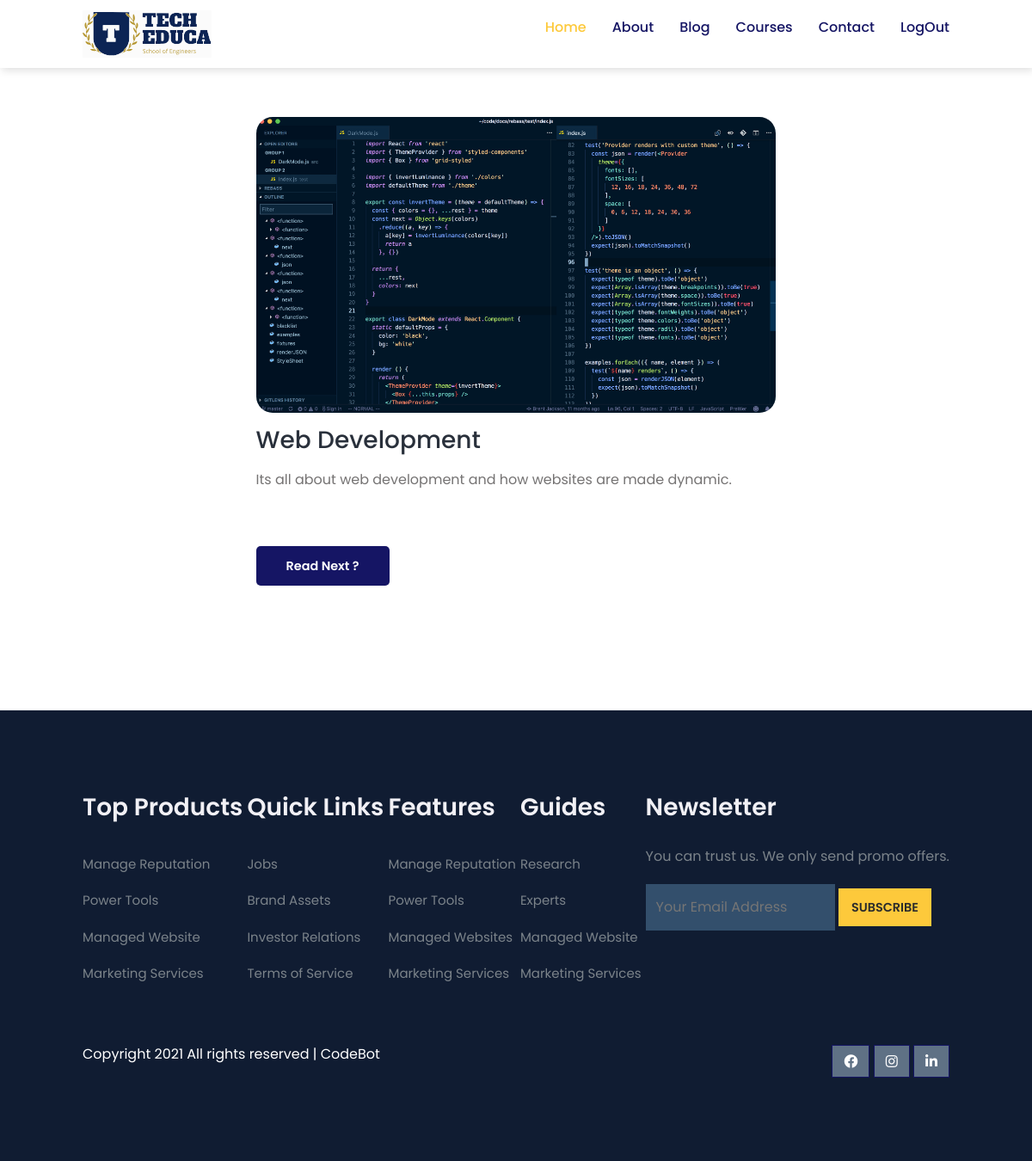
The page /blog/web-development/ (signed in) on the database its author committed.
### blog/models.py (models this page shows, shortened)
class Post(models.Model):
    title = models.CharField(max_length=200)
    slug = models.SlugField(unique=True, blank=True)  # For clean URLs
    image = models.ImageField(upload_to='blog_images/', blank=True, null=True)
    content = models.TextField()
    created_at = models.DateTimeField(auto_now_add=True)
    extra_details = models.TextField(blank=True, null=True)  # Only for Paid Users
    author = models.ForeignKey(CustomUser, on_delete=models.CASCADE,null=True)

### blog/views.py (the view)
# urls.py: path('<slug:slug>/', views.blog_detail, name='blog_detail'),
def blog_detail(request, slug):
    post = get_object_or_404(Post, slug=slug)
    next_post = Post.objects.filter(created_at__gt=post.created_at).order_by('created_at').first()
    return render(request, 'blog/blog_detail.html', {'post': post, 'next_post': next_post})

### blog/templates/blog/blog_detail.html (shortened to what this page needs)
{% extends "base.html" %}
{% load static %}
{% block content %}
        <section id="blog-container">
            <div class="blogs blogpost">
                <div class="post">
                    {% if post.image %}
                        <img src="{{ post.image.url }}" alt="{{ post.title }}">
                    {% endif %}
                    <h3>{{ post.title }}</h3>
                    <p>{{ post.content }}</p>
                    {% if next_post %}
                        <a href="{% url 'blog_detail' slug=next_post.slug %}">Read Next ?</a>
                    {% endif %}
                </div>
            </div>
        </section>
{% endblock %}

### static/css/style.css (style rules this page uses)
* { margin: 0; padding: 0; box-sizing: border-box; font-family: "Poppins", sans-serif; }
body { font-family: "Poppins", sans-serif; }
#blog-container { display: flex; align-items: flex-start; justify-content: space-between; padding: 8vw; }
#blog-container .blogs { width: 60%; }
#blog-container .blogs img { width: 100%; border-radius: 19px; }
#blog-container .blogs .post { padding-bottom: 60px; }
#blog-container .blogs .post h3 { color: #29303B; padding: 15px 0 10px 0; }
#blog-container .blogs .post p { color: #757373; padding-bottom: 20px; }
#blog-container .blogs .post a { text-decoration: none; font-size: 0.9rem; padding: 13px 35px; background-color: rgb(21, 21, 100); color: #fff; border-radius: 5px; font-weight: 600; }
#blog-container .blogpost { padding-top: 40px; width: 60%; margin: 0 auto; }
#blog-container .blogpost p { padding-bottom: 60px !important; text-align: justify; }

### rows shown on the page
Post: image (picture), title "Web Development", content "Its all about web development and how websites are made dynamic."
